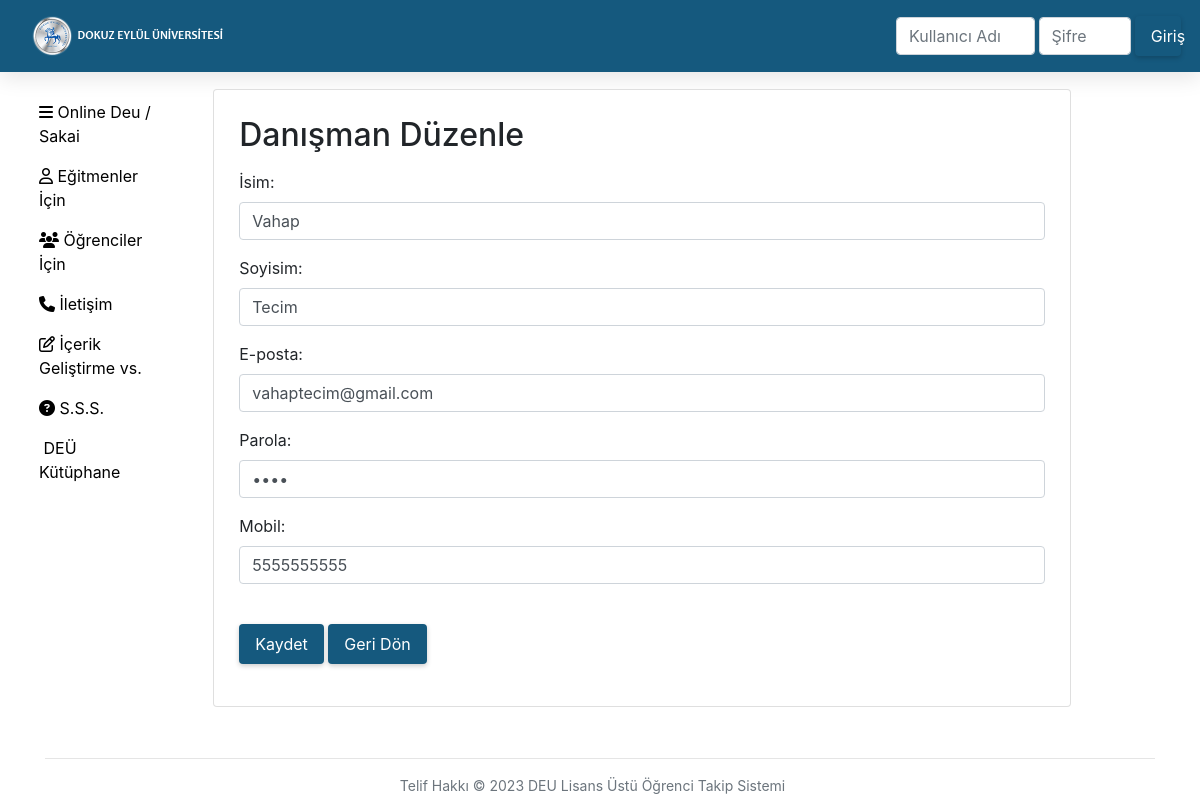
/danisman_duzenle.php?id=1, run on the app's committed database.
### tables this page shows
CREATE TABLE IF NOT EXISTS `kullanici` (
  `kullanici_id` int(11) NOT NULL AUTO_INCREMENT,
  `kullanici_isim` varchar(255) NOT NULL,
  `kullanici_soyisim` varchar(255) NOT NULL,
  `kullanici_mail` varchar(50) NOT NULL,
  `kullanici_pass` varchar(64) NOT NULL,
  `kullanici_mobil` varchar(13) NOT NULL,
  `kullanici_rol` enum('yonetici','danisman') NOT NULL,
  `kullanici_olusturmatarihi` datetime NOT NULL DEFAULT CURRENT_TIMESTAMP,
  PRIMARY KEY (`kullanici_id`),
  UNIQUE KEY `kullanici_mail` (`kullanici_mail`)
);

### danisman_duzenle.php (the view, shortened to what this page needs)
<?php
include('config/database.php');
include('inc/header.php');
include('inc/container.php');
$id = $_GET['id'];
$sql = "SELECT * FROM kullanici WHERE kullanici_id = $id";
$result = $conn->query($sql);
$row = $result->fetch_assoc();
?>
<h2>Danışman Düzenle</h2>
<form action="islemyonetici/danisman_guncelle.php" method="post">
    <div class="mb-3">
        <label for="kullanici_isim" class="form-label">İsim:</label>
        <input type="text" class="form-control" name="isim" value="<?php echo htmlspecialchars($row['kullanici_isim']); ?>">
    </div>
    <div class="mb-3">
        <label for="kullanici_soyisim" class="form-label">Soyisim:</label>
        <input type="text" class="form-control" name="soyisim" value="<?php echo htmlspecialchars($row['kullanici_soyisim']); ?>">
    </div>
    <div class="mb-3">
        <label for="kullanici_mail" class="form-label">E-posta:</label>
        <input type="text" class="form-control" name="mail" value="<?php echo htmlspecialchars($row['kullanici_mail']); ?>">
    </div>
    <div class="mb-3">
        <label for="kullanici_pass" class="form-label">Parola:</label>
        <input type="password" class="form-control" name="pass" value="<?php echo htmlspecialchars($row['kullanici_pass']); ?>">
    </div>
    <div class="mb-3">
        <label for="kullanici_mobil">Mobil:</label>
        <input type="text" class="form-control" pattern="[0-9]{10}" name="phone" value="<?php echo htmlspecialchars($row['kullanici_mobil']); ?>">
    </div></br>
    <div class="mb-3">
        <button type="submit" class="btn btn-primary">Kaydet</button>
        <a href="danisman_listele.php" class="btn btn-secondary" type="geri">Geri Dön</a>
    </div>
</form>
<?php
include('inc/footer.php');
?>

### css/style.css (style rules this page uses)
.btn { display: inline-block; border-radius: 4px; padding: 8px 16px; font-size: 16px; cursor: pointer; text-align: center; text-decoration: none; outline: none; color: #fff; background-color: #15597e; border: none; box-shadow: 0 2px 5px rgba(0, 0, 0, 0.2); transition: background-color 0.3s ease; }
.btn-primary { background-color: #15597e; }

### data on the page
kullanici: isim "Vahap", soyisim "Tecim", mail "vahaptecim@gmail.com", phone "5555555555"
